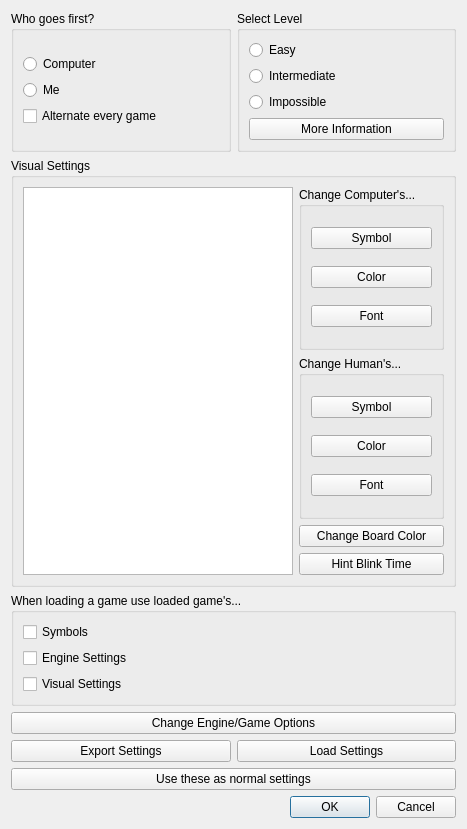
<?xml version="1.0" encoding="UTF-8"?>
<ui version="4.0">
 <class>SettingsDialog</class>
 <widget class="QDialog" name="SettingsDialog">
  <property name="geometry">
   <rect>
    <x>0</x>
    <y>0</y>
    <width>467</width>
    <height>829</height>
   </rect>
  </property>
  <property name="windowTitle">
   <string>Settings</string>
  </property>
  <layout class="QVBoxLayout" name="verticalLayout_7">
   <item>
    <layout class="QHBoxLayout" name="horizontalLayout_2">
     <item>
      <widget class="QGroupBox" name="groupBox">
       <property name="title">
        <string>Who goes first?</string>
       </property>
       <layout class="QVBoxLayout" name="verticalLayout_2">
        <item>
         <layout class="QVBoxLayout" name="verticalLayout">
          <item>
           <widget class="QRadioButton" name="computer_goes_first">
            <property name="text">
             <string>Computer</string>
            </property>
           </widget>
          </item>
          <item>
           <widget class="QRadioButton" name="human_goes_first">
            <property name="text">
             <string>Me</string>
            </property>
           </widget>
          </item>
          <item>
           <widget class="QCheckBox" name="alternate_every_game">
            <property name="text">
             <string>Alternate every game</string>
            </property>
           </widget>
          </item>
         </layout>
        </item>
       </layout>
      </widget>
     </item>
     <item>
      <widget class="QGroupBox" name="groupBox_2">
       <property name="title">
        <string>Select Level</string>
       </property>
       <layout class="QVBoxLayout" name="verticalLayout_4">
        <item>
         <layout class="QVBoxLayout" name="verticalLayout_3">
          <item>
           <widget class="QRadioButton" name="level_easy">
            <property name="text">
             <string>Easy</string>
            </property>
           </widget>
          </item>
          <item>
           <widget class="QRadioButton" name="level_intermediate">
            <property name="text">
             <string>Intermediate</string>
            </property>
           </widget>
          </item>
          <item>
           <widget class="QRadioButton" name="level_impossible">
            <property name="text">
             <string>Impossible</string>
            </property>
           </widget>
          </item>
         </layout>
        </item>
        <item>
         <widget class="QPushButton" name="more_info">
          <property name="text">
           <string>More Information</string>
          </property>
         </widget>
        </item>
       </layout>
      </widget>
     </item>
    </layout>
   </item>
   <item>
    <widget class="QGroupBox" name="groupBox_3">
     <property name="title">
      <string>Visual Settings</string>
     </property>
     <layout class="QVBoxLayout" name="verticalLayout_6">
      <item>
       <layout class="QHBoxLayout" name="horizontalLayout">
        <item>
         <widget class="QGraphicsView" name="graphicsView"/>
        </item>
        <item>
         <layout class="QVBoxLayout" name="verticalLayout_5">
          <item>
           <widget class="QGroupBox" name="groupBox_4">
            <property name="title">
             <string>Change Computer's...</string>
            </property>
            <layout class="QVBoxLayout" name="verticalLayout_8">
             <item>
              <widget class="QPushButton" name="computers_symbol">
               <property name="text">
                <string>Symbol</string>
               </property>
              </widget>
             </item>
             <item>
              <widget class="QPushButton" name="computers_color">
               <property name="text">
                <string>Color</string>
               </property>
              </widget>
             </item>
             <item>
              <widget class="QPushButton" name="computers_font">
               <property name="text">
                <string>Font</string>
               </property>
              </widget>
             </item>
            </layout>
           </widget>
          </item>
          <item>
           <widget class="QGroupBox" name="groupBox_5">
            <property name="title">
             <string>Change Human's...</string>
            </property>
            <layout class="QVBoxLayout" name="verticalLayout_9">
             <item>
              <widget class="QPushButton" name="humans_symbol">
               <property name="text">
                <string>Symbol</string>
               </property>
              </widget>
             </item>
             <item>
              <widget class="QPushButton" name="humans_color">
               <property name="text">
                <string>Color</string>
               </property>
              </widget>
             </item>
             <item>
              <widget class="QPushButton" name="humans_font">
               <property name="text">
                <string>Font</string>
               </property>
              </widget>
             </item>
            </layout>
           </widget>
          </item>
          <item>
           <widget class="QPushButton" name="board_color">
            <property name="text">
             <string>Change Board Color</string>
            </property>
           </widget>
          </item>
          <item>
           <widget class="QPushButton" name="hint_blink_time">
            <property name="text">
             <string>Hint Blink Time</string>
            </property>
           </widget>
          </item>
         </layout>
        </item>
       </layout>
      </item>
     </layout>
    </widget>
   </item>
   <item>
    <widget class="QGroupBox" name="groupBox_6">
     <property name="title">
      <string>When loading a game use loaded game's...</string>
     </property>
     <layout class="QGridLayout" name="gridLayout">
      <item row="0" column="0">
       <layout class="QVBoxLayout" name="verticalLayout_10">
        <item>
         <widget class="QCheckBox" name="ld_symbols">
          <property name="text">
           <string>Symbols</string>
          </property>
         </widget>
        </item>
        <item>
         <widget class="QCheckBox" name="ld_engine_settings">
          <property name="text">
           <string>Engine Settings</string>
          </property>
         </widget>
        </item>
        <item>
         <widget class="QCheckBox" name="ld_visual_settings">
          <property name="text">
           <string>Visual Settings</string>
          </property>
         </widget>
        </item>
       </layout>
      </item>
     </layout>
    </widget>
   </item>
   <item>
    <layout class="QHBoxLayout" name="horizontalLayout_4"/>
   </item>
   <item>
    <widget class="QPushButton" name="engine_opts">
     <property name="text">
      <string>Change Engine/Game Options</string>
     </property>
    </widget>
   </item>
   <item>
    <layout class="QHBoxLayout" name="horizontalLayout_3">
     <item>
      <widget class="QPushButton" name="save_settings">
       <property name="text">
        <string>Export Settings</string>
       </property>
      </widget>
     </item>
     <item>
      <widget class="QPushButton" name="load_settings">
       <property name="text">
        <string>Load Settings</string>
       </property>
      </widget>
     </item>
    </layout>
   </item>
   <item>
    <widget class="QPushButton" name="convert_to_normal">
     <property name="text">
      <string>Use these as normal settings</string>
     </property>
    </widget>
   </item>
   <item>
    <widget class="QDialogButtonBox" name="buttonBox">
     <property name="orientation">
      <enum>Qt::Horizontal</enum>
     </property>
     <property name="standardButtons">
      <set>QDialogButtonBox::Cancel|QDialogButtonBox::Ok</set>
     </property>
    </widget>
   </item>
  </layout>
 </widget>
 <resources/>
 <connections>
  <connection>
   <sender>buttonBox</sender>
   <signal>accepted()</signal>
   <receiver>SettingsDialog</receiver>
   <slot>accept()</slot>
   <hints>
    <hint type="sourcelabel">
     <x>248</x>
     <y>254</y>
    </hint>
    <hint type="destinationlabel">
     <x>157</x>
     <y>274</y>
    </hint>
   </hints>
  </connection>
  <connection>
   <sender>buttonBox</sender>
   <signal>rejected()</signal>
   <receiver>SettingsDialog</receiver>
   <slot>reject()</slot>
   <hints>
    <hint type="sourcelabel">
     <x>316</x>
     <y>260</y>
    </hint>
    <hint type="destinationlabel">
     <x>286</x>
     <y>274</y>
    </hint>
   </hints>
  </connection>
 </connections>
</ui>
